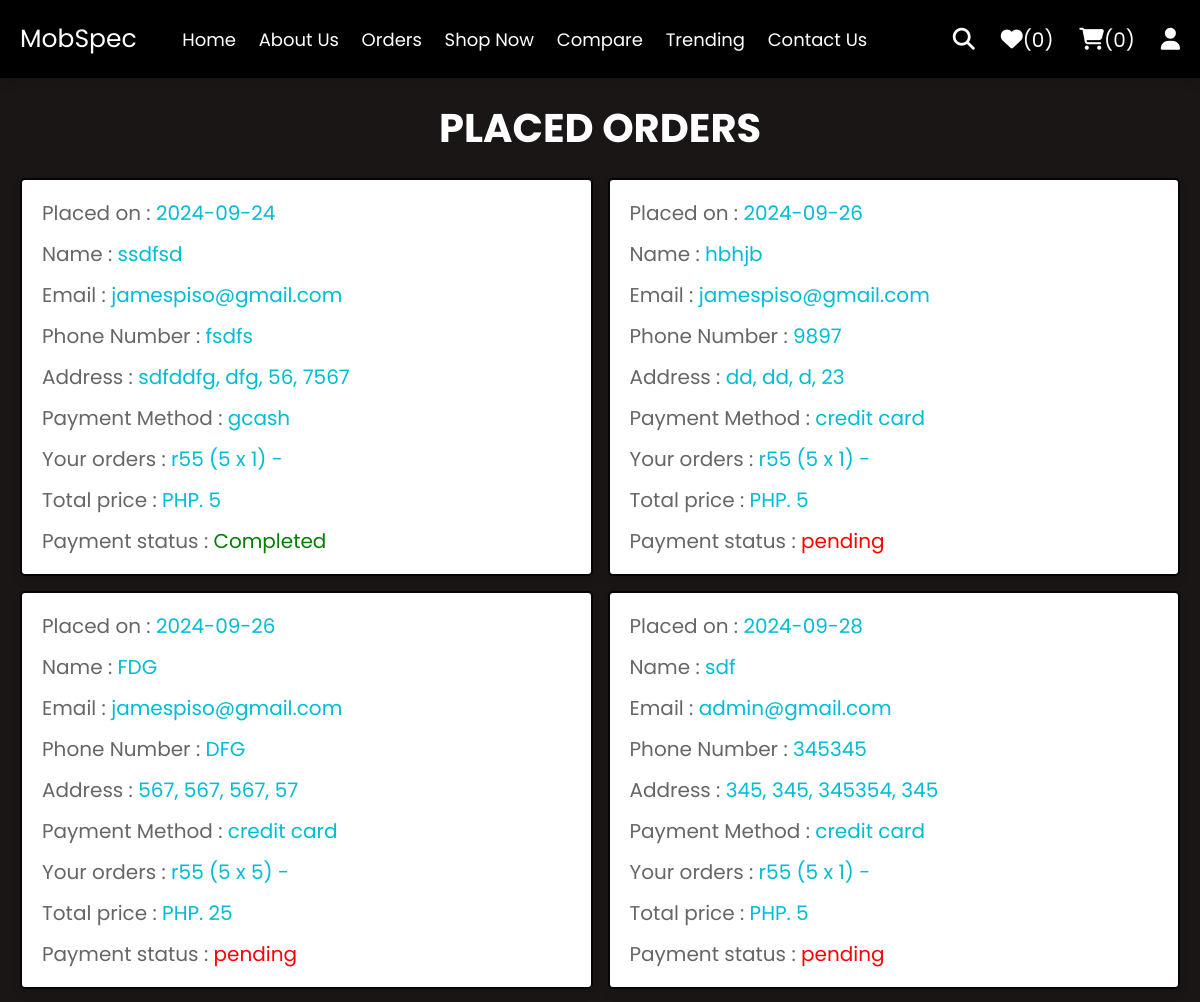
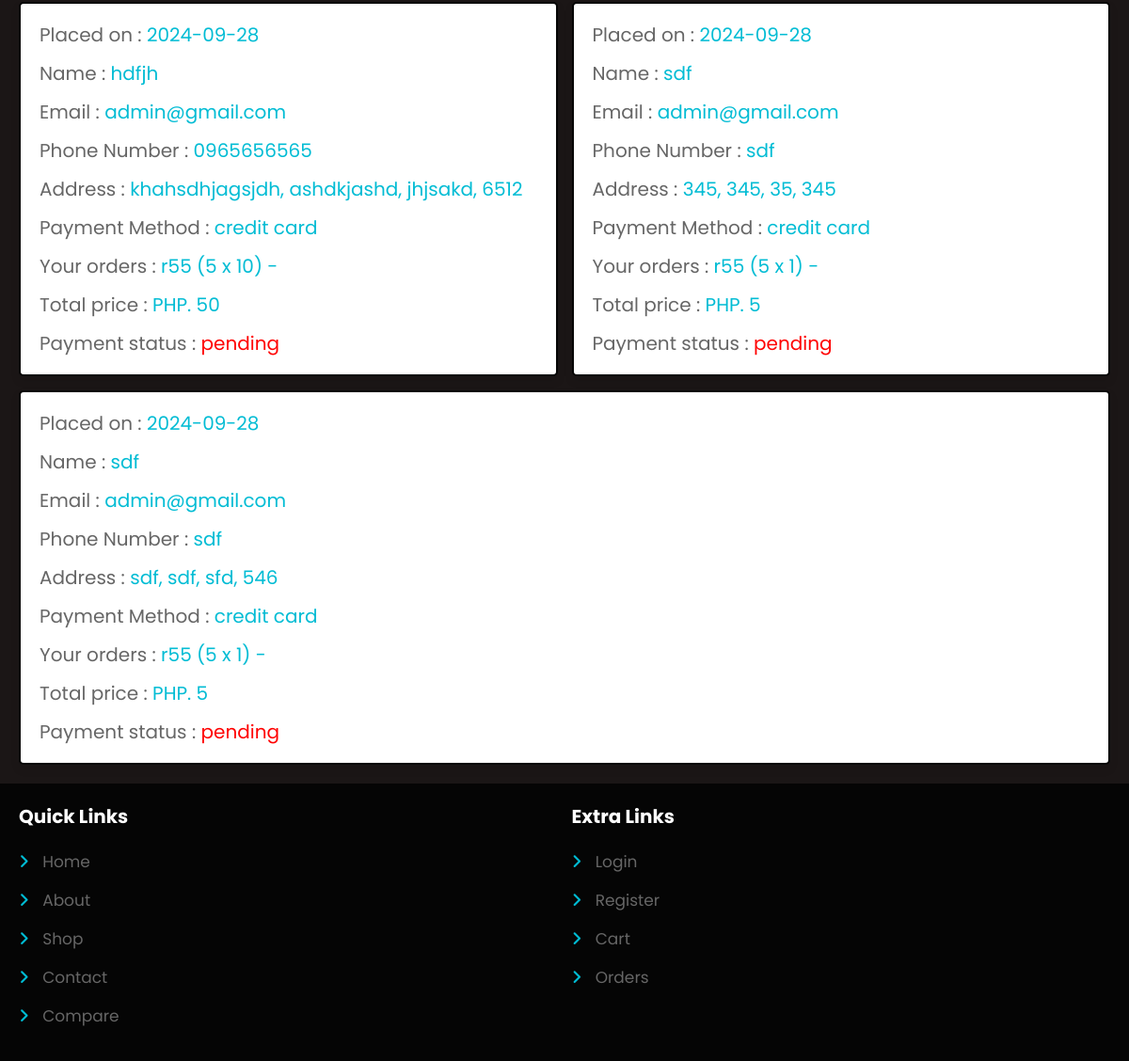
Screenshot of /orders.php (signed in) with the database file from the repository (2 pictures, top to bottom).
### tables this page shows
CREATE TABLE `orders` (
  `id` int NOT NULL AUTO_INCREMENT,
  `user_id` int NOT NULL,
  `name` varchar(20) NOT NULL,
  `number` varchar(10) NOT NULL,
  `email` varchar(50) NOT NULL,
  `method` varchar(50) NOT NULL,
  `address` varchar(500) NOT NULL,
  `total_products` varchar(1000) NOT NULL,
  `total_price` int NOT NULL,
  `placed_on` date NOT NULL DEFAULT (cast(now() as date)),
  `payment_status` varchar(20) NOT NULL DEFAULT 'pending',
  PRIMARY KEY (`id`)
);

### orders.php (the view, shortened to what this page needs)
<?php
include 'components/connect.php';
if(isset($_SESSION['user_id'])){
   $user_id = $_SESSION['user_id'];
}else{
   $user_id = '';
};
?>
<!DOCTYPE html>
<html lang="en">
<head>
   <link rel="stylesheet" href="https://cdnjs.cloudflare.com/ajax/libs/font-awesome/6.1.1/css/all.min.css">
   <link rel="stylesheet" href="css/style.css">
</head>
<body>
<?php include 'components/user_header.php'; ?>
<section class="orders">
   <h1 class="heading">Placed Orders</h1>
   <div class="box-container">
   <?php
      if($user_id == ''){
         echo '<p class="empty">please login to see your orders</p>';
      }else{
         $select_orders = $conn->prepare("SELECT * FROM `orders` WHERE user_id = ?");
         $select_orders->execute([$user_id]);
         if($select_orders->rowCount() > 0){
            while($fetch_orders = $select_orders->fetch(PDO::FETCH_ASSOC)){
   ?>
   <div class="box">
      <p>Placed on : <span><?= $fetch_orders['placed_on']; ?></span></p>
      <p>Name : <span><?= $fetch_orders['name']; ?></span></p>
      <p>Email : <span><?= $fetch_orders['email']; ?></span></p>
      <p>Phone Number : <span><?= $fetch_orders['number']; ?></span></p>
      <p>Address : <span><?= $fetch_orders['address']; ?></span></p>
      <p>Payment Method : <span><?= $fetch_orders['method']; ?></span></p>
      <p>Your orders : <span><?= $fetch_orders['total_products']; ?></span></p>
      <p>Total price : <span>PHP. <?= $fetch_orders['total_price']; ?></span></p>
      <p> Payment status : <span style="color:<?php if($fetch_orders['payment_status'] == 'pending'){ echo 'red'; }else{ echo 'green'; }; ?>"><?= $fetch_orders['payment_status']; ?></span> </p>
   </div>
   <?php
      }
      }else{
         echo '<p class="empty">no orders placed yet!</p>';
      }
      }
   ?>
   </div>
</section>
<?php include 'components/footer.php'; ?>
</body>
</html>

### css/style.css (style rules this page uses)
:root { --main-color: #2980b9; --orange: #f39c12; --red: #e74c3c; --black: #333; --white: #fff; --light-color: #666; --light-bg: #eee; --border: .2rem solid var(--black); --box-shadow: 0 .5rem 1rem rgba(0, 0, 0, .1); }
* { font-family: 'Poppins', sans-serif; margin: 0; padding: 0; box-sizing: border-box; outline: none; border: none; text-decoration: none; }
html { font-size: 62.5%; overflow-x: hidden; }
body { background-color: rgb(27, 22, 22); }
section { padding: 2rem; max-width: 1200px; margin: 0 auto; }
.heading { font-size: 4rem; color: var(--white); margin-bottom: 2rem; text-align: center; text-transform: uppercase; }
.orders .box-container { display: flex; flex-wrap: wrap; gap: 1.5rem; align-items: flex-start; }
.orders .box-container .box { padding: 1rem 2rem; flex: 1 1 40rem; border: var(--border); background-color: var(--white); box-shadow: var(--box-shadow); border-radius: .5rem; }
.orders .box-container .box p { margin: .5rem 0; line-height: 1.8; font-size: 2rem; color: var(--light-color); }
.orders .box-container .box p span { color: var(--main-color); }
.heading { font-size: 3rem; }

### css/header.css (style rules this page uses)
:root { --main-color: #00BCD4; --orange: #FF6F00; --lime-green: #CDDC39; --black: rgb(5, 5, 5); --white: #fff; --light-color: #666; --light-bg: #eee; --border: .2rem solid var(--black); --box-shadow: 0 .5rem 1rem rgba(0, 0, 0, .1); }
* { font-family: 'Poppins', sans-serif; margin: 0; padding: 0; box-sizing: border-box; outline: none; border: none; text-decoration: none; }
html { font-size: 62.5%; overflow-x: hidden; }
body { background-color: (#030303); }
section { padding: 2rem; max-width: 1200px; margin: 0 auto; }
.heading { font-size: 4rem; color: var(--white); margin-bottom: 2rem; text-align: center; text-transform: uppercase; }
.orders .box-container { display: flex; flex-wrap: wrap; gap: 1.5rem; align-items: flex-start; }
.orders .box-container .box { padding: 1rem 2rem; flex: 1 1 40rem; border: var(--border); background-color: var(--white); box-shadow: var(--box-shadow); border-radius: .5rem; }
.orders .box-container .box p { margin: .5rem 0; line-height: 1.8; font-size: 2rem; color: var(--light-color); }
.orders .box-container .box p span { color: var(--main-color); }

### rows the page displays
orders: placed_on "2024-09-24", name "ssdfsd", email "jamespiso@gmail.com", number "fsdfs", address "sdfddfg, dfg, 56, 7567", method "gcash", total_products "r55 (5 x 1) -", total_price "5", payment_status "Completed"
orders: placed_on "2024-09-26", name "hbhjb", email "jamespiso@gmail.com", number "9897", address "dd, dd, d, 23", method "credit card", total_products "r55 (5 x 1) -", total_price "5", payment_status "pending"
orders: placed_on "2024-09-26", name "FDG", email "jamespiso@gmail.com", number "DFG", address "567, 567, 567, 57", method "credit card", total_products "r55 (5 x 5) -", total_price "25", payment_status "pending"
orders: placed_on "2024-09-28", name "sdf", email "admin@gmail.com", number "345345", address "345, 345, 345354, 345", method "credit card", total_products "r55 (5 x 1) -", total_price "5", payment_status "pending"
orders: placed_on "2024-09-28", name "hdfjh", email "admin@gmail.com", number "0965656565", address "khahsdhjagsjdh, ashdkjashd, jhjsakd, 6512", method "credit card", total_products "r55 (5 x 10) -", total_price "50", payment_status "pending"
orders: placed_on "2024-09-28", name "sdf", email "admin@gmail.com", number "sdf", address "345, 345, 35, 345", method "credit card", total_products "r55 (5 x 1) -", total_price "5", payment_status "pending"
orders: placed_on "2024-09-28", name "sdf", email "admin@gmail.com", number "sdf", address "sdf, sdf, sfd, 546", method "credit card", total_products "r55 (5 x 1) -", total_price "5", payment_status "pending"

### other values shown
$total_wishlist_counts "0"
$total_cart_counts "0"
